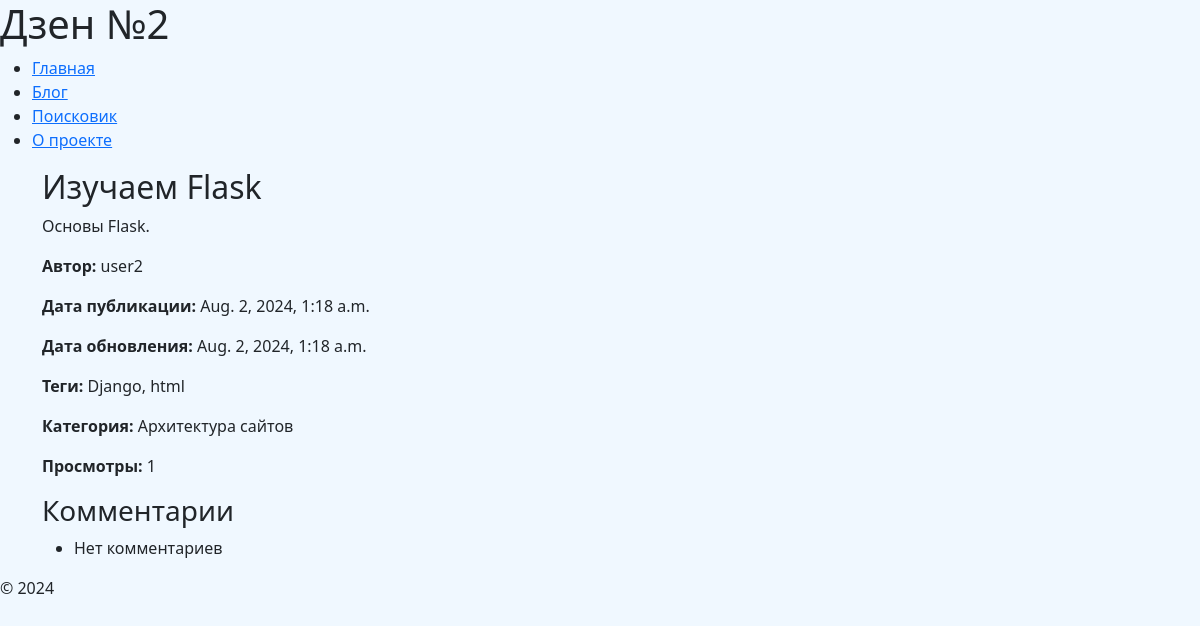
Screenshot of /blog/izuchaem-flask/ with the database file from the repository.
### blog/models.py (models this page shows, shortened)
class Post(models.Model):
    title = models.CharField(max_length=200)
    text = models.TextField()
    slug = models.SlugField(unique=True, blank=True)
    author = models.ForeignKey(get_user_model(), on_delete=models.CASCADE)
    category = models.ForeignKey(Category, on_delete=models.CASCADE, related_name='posts', null=True, default=None)
    tags = models.ManyToManyField(Tag, related_name='posts')
    published_date = models.DateTimeField(auto_now_add=True)
    updated_date = models.DateTimeField(auto_now=True)
    views = models.IntegerField(default=0)

class Tag(models.Model):
    name = models.CharField(max_length=100, unique=True)
    slug = models.SlugField(unique=True)

class Category(models.Model):
    name = models.CharField(max_length=200, unique=True)
    slug = models.SlugField(unique=True)
    def __str__(self):
        return self.name

### blog/views.py (the view)
# urls.py: path('blog/<slug:slug>/', views.post_detail, name='post_detail'),
def post_detail(request, slug):
    post = get_object_or_404(Post, slug=slug)
    Post.objects.filter(pk=post.pk).update(views=F('views') + 1)
    post.refresh_from_db()
    context = {
        'menu': menu,
        'post': post,
    }
    return render(request, 'post_detail.html', context)

### blog/templates/post_detail.html (shortened to what this page needs)
{% extends 'base.html' %}
{% block content %}
    <h2>{{ post.title }}</h2>
    <p>{{ post.text }}</p>
    <p><strong>Автор:</strong> {{ post.author }}</p>
    <p><strong>Дата публикации:</strong> {{ post.published_date }}</p>
    <p><strong>Дата обновления:</strong> {{ post.updated_date }}</p>
    <p><strong>Теги:</strong>
        {% for tag in post.tags.all %}
            {{ tag.name }}{% if not forloop.last %}, {% endif %}
        {% empty %}
            Нет тегов
        {% endfor %}
    <p><strong>Категория:</strong> {{ post.category }}</p>
    <p><strong>Просмотры:</strong> {{ post.views }}</p>
    <h3>Комментарии</h3>
    <ul>
        {% for comment in post.comments.all %}
            {% if comment.status != 'unchecked' %}
                <li>
                    <p><strong>{{ comment.author.username }}</strong>: {{ comment.text }} </p>
                </li>
            {% endif %}
        {% empty %}
            <li>Нет комментариев</li>
        {% endfor %}
    </ul>
{% endblock %}

### rows the page displays
Post: title "Изучаем Flask", text "Основы Flask.", author "user2", published_date "Aug. 2, 2024, 1:18 a.m.", updated_date "Aug. 2, 2024, 1:18 a.m.", category "Архитектура сайтов", views "1"
Tag: name "Django"
Tag: name "html"

### other values shown
{{ item.name }} "Главная" "Блог" "Поисковик" "О проекте"
